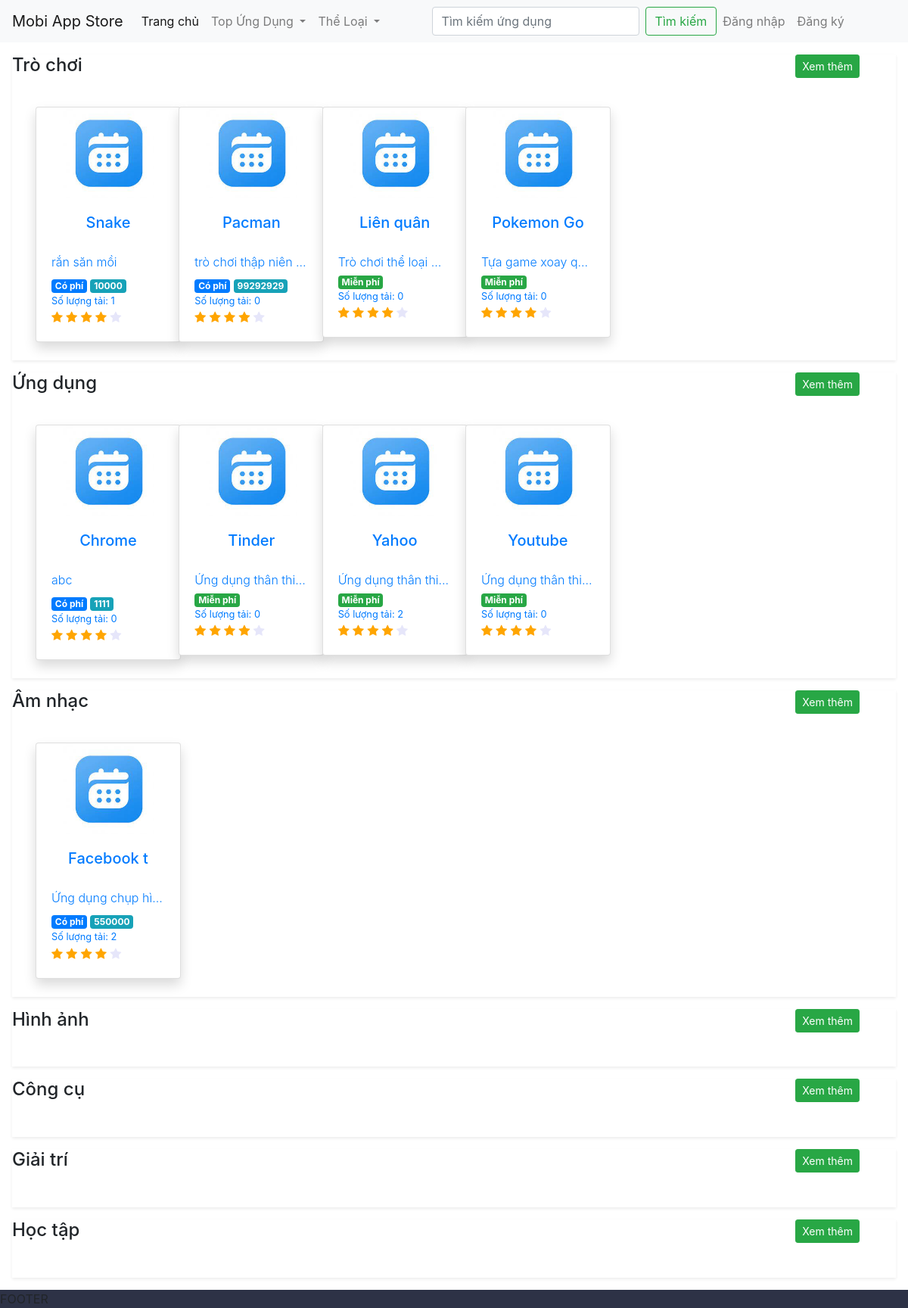
The page / on the database its author committed.
### tables this page shows
CREATE TABLE `categories` (
  `id` int(11) NOT NULL,
  `name` varchar(20) NOT NULL
);

CREATE TABLE `apps` (
  `id` int(11) NOT NULL,
  `name` varchar(50) NOT NULL,
  `icon` varchar(256) DEFAULT NULL COMMENT 'Link icon image',
  `images` varchar(500) DEFAULT NULL COMMENT 'List link images',
  `short_description` varchar(256) DEFAULT NULL,
  `detail_description` varchar(500) DEFAULT NULL,
  `price` int(11) DEFAULT NULL COMMENT 'Giá app',
  `status` tinyint(4) NOT NULL DEFAULT '0' COMMENT '0: bản nháp, 1: Đang chờ duyệt, 2: Đã được duyệt, 3: Đã gỡ, 4: Bị từ chối',
  `download_location` varchar(500) DEFAULT NULL COMMENT 'Link download',
  `size` int(11) DEFAULT NULL COMMENT 'Kích thước tập tin',
  `average_rate` tinyint(4) DEFAULT NULL COMMENT 'Đánh giá trung bình (thang điểm 5 sao)',
  `created_time` datetime NOT NULL,
  `created_by` int(11) NOT NULL COMMENT 'id account',
  `updated_time` datetime NOT NULL DEFAULT CURRENT_TIMESTAMP,
  `category_id` int(11) NOT NULL
);

### __/Config/Config.php (called while the page is built)
<?php
class Config
{
    private static $config = [];
    public static function init()
    {
        self::$config = parse_ini_file(__DIR__ . DIRECTORY_SEPARATOR . 'dev-config.ini');
    }
    public static function get(string $key)
    {
        return self::$config[$key] ?? null;
    }
}

### __/Utility/AccountUtility.php (called while the page is built, shortened)
<?php
class AccountUtility
{
    private static $info = null;
    public static function isLogin()
    {
        return self::$info !== null;
    }
}

### index.php (the view, shortened to what this page needs)
<html>
<head>
<?php require_once __DIR__ . '/layout/head.php' ?>
<?php require_once __DIR__ . '/layout/header.php' ?>
</head>
<?php
    $pdo = Common::getPdo();
    $DOMAIN_URL = Config::get('publicPath');
    $sql_get_category = "SELECT * from categories";
?>
    <body class="trangchu">
        <?php foreach($pdo->query($sql_get_category) as $v){
            $url_more = $DOMAIN_URL."app/app-listing.php?category=".$v['id']."&category_name=".$v['name'];
        ?>
            <div class="category shadow-sm m-3 pb-2">
                <div class="clearfix">
                    <h4 class="float-left"><?=$v['name']?></h4>
                    <a type="button" class="btn btn-success btn-sm mr-5 float-right"
                        href="<?=$url_more?>">
                        Xem thêm
                    </a>
                </div>
                <div class="row app-items m-3">
                    <?php
                        $sql_condition = '';
                        $category_id = $v['id'];
                        $sql_get_app = "SELECT a.*, count(app_id) as cnt_dow_app from apps a
                                        left join app_purchased_history p on a.id = p.app_id
                                        where status = 2 and a.category_id = $category_id $sql_condition
                                        GROUP by id order by a.id desc limit 6";
                        foreach($pdo->query($sql_get_app) as $v2){
                    ?>
                        <div class="col-sm-4 col-md-3 col-lg-2 ">
                            <div class="card shadow mt-3 bg-white rounded" style="width: 12rem;">
                                <a href="<?=$DOMAIN_URL.'app/detail.php?id='.$v2['id']?>" class="text-decoration-none">
                                    <div class="app-logo mx-auto ">
                                        <img src="<?=$DOMAIN_URL.'public/'.$v2['icon']?>" class="card-img-top" >
                                    </div>
                                    <div class="card-body">
                                        <h5 class="card-text text-center text-truncate-2lines"><?=$v2['name']?></h5>
                                        <h6 class="font-weight-light text-truncate"><?=$v2['short_description']?></h6>
                                        <?php if($v2['price'] > 0){ ?>
                                            <div class="badge badge-primary">Có phí</div>
                                            <div class="badge badge-info"><?=$v2['price']?></div>
                                        <?php }else{ ?>
                                            <div class="badge badge-success">Miễn phí</div>
                                        <?php } ?>
                                        <div class="font-weight-lighter">
                                            <small>Số lượng tải: <?=$v2['cnt_dow_app']?></small></div>
                                        <div class="rate-font">
                                            <span class="fa fa-star star-checked"></span>
                                            <span class="fa fa-star star-checked"></span>
                                            <span class="fa fa-star star-checked"></span>
                                            <span class="fa fa-star star-checked"></span>
                                            <span class="fa fa-star"></span>
                                        </div>
                                    </div>
                                </a>
                            </div>
                        </div>
                    <?php } ?>
                </div>
            </div>
        <?php } ?>
    </body>
<?php require_once __DIR__ . '/layout/footer.php' ?>
</html>

### layout/head.php (shortened to what this page needs)
<link rel="stylesheet" href="https://cdn.jsdelivr.net/npm/bootstrap@4.6.0/dist/css/bootstrap.min.css">
<link rel="stylesheet" href="https://cdnjs.cloudflare.com/ajax/libs/font-awesome/4.7.0/css/font-awesome.min.css">
<link rel="stylesheet" href="<?= Config::get('publicPath') ?>style.css">

### layout/header.php (shortened to what this page needs)
<html>
<head>
<?php
require_once __DIR__ . '/head.php' ?>
</head>
<?php
    $pdo = Common::getPdo();
    $sql_get_category = "SELECT * from categories";
    $DOMAIN_URL = Config::get('publicPath');
    $app_name_get = '';
?>
<div class="header mb-3">
    <nav class="navbar navbar-expand-lg navbar-light bg-light">
    <a class="navbar-brand" href="#">Mobi App Store</a>
    <div class="collapse navbar-collapse" id="navbarSupportedContent">
        <ul class="navbar-nav mr-auto">
        <li class="nav-item active">
            <a class="nav-link" href="<?=  Config::get('publicPath') ?>">Trang chủ <span class="sr-only">(current)</span></a>
        </li>
        <li class="nav-item dropdown">
            <a class="nav-link dropdown-toggle" href="#" id="navbarDropdown" role="button" data-toggle="dropdown" aria-haspopup="true" aria-expanded="false">
                Top Ứng Dụng
            </a>
        </li>
        <li class="nav-item dropdown">
            <a class="nav-link dropdown-toggle" href="#" id="navbarDropdown" role="button" data-toggle="dropdown" aria-haspopup="true" aria-expanded="false">
                Thể Loại
            </a>
                <?php foreach($pdo->query($sql_get_category) as $v){ ?>
                    <a class="dropdown-item" href="<?=$DOMAIN_URL?>app/app-listing.php?category=<?=$v['id']?>&category_name=<?=$v['name']?>"><?=$v['name']?></a>
                <?php } ?>
        </li>
        </ul>
        <form class="form-inline my-2 my-lg-0"  method="POST">
            <input class="form-control mr-sm-2" type="search" value="<?=$app_name_get?>"
                placeholder="Tìm kiếm ứng dụng" aria-label="Search" name="name_app">
            <button type="submit" class="btn btn-outline-success my-2 my-sm-0">Tìm kiếm</button>
        </form>
        <ul class="navbar-nav mr-auto">
            <?php if(AccountUtility::isLogin()) { ?>
                <li class="nav-item dropdown">
                <img class="avatar" src="<?=  Config::get('publicPath') . 'public/' . AccountUtility::get('avatar') ?>"></img>
                <a class="nav-link dropdown-toggle" href="#" id="navbarDropdown" role="button" data-toggle="dropdown" aria-haspopup="true" aria-expanded="false">
                    <?= AccountUtility::getFullName() ?>
                </a>
                <div class="dropdown-menu" aria-labelledby="navbarDropdown">
                <a class="dropdown-item" href="<?=  Config::get('publicPath') . 'account' ?>">Thông tin cá nhân</a>
                <a class="dropdown-item" href="<?=  Config::get('publicPath') . 'account/balance.php' ?>">Nạp tiền</a>
                <div class="dropdown-divider"></div>
                <a class="dropdown-item" href="<?=  Config::get('publicPath') . 'account/logout.php' ?>">Đăng xuất</a>
                </div>
            </li>
            <?php } else { ?>
            <a class="nav-link" href="<?=  Config::get('publicPath') . 'account/login.php' ?>">Đăng nhập</a>
            <a class="nav-link" href="<?=  Config::get('publicPath') . 'account/register.php' ?>">Đăng ký</a>
            <?php } ?>
        </ul>
    </div>
    </nav>
</div>

### layout/footer.php (shortened to what this page needs)
<div class="footer">
  <footer class="mt-3" style="background: #2d3246;">
  </footer>
</div>

### style.css (style rules this page uses)
.star-checked { color: orange; }
.rate-font { color: lavender; }
.text-truncate-2lines { display: -webkit-box; -webkit-line-clamp: 2; -webkit-box-orient: vertical; overflow: hidden; }
.card-text { min-height: 47px; }
.app-logo { width: 120px; height: 120px; }
body.trangchu .app-items img { max-width: 120px; height: auto; display: block; }

### rows shown on the page
categories: name "Trò chơi"
apps: icon (picture), name "Snake", short_description "rắn săn mồi", price "10000", cnt_dow_app "1"
apps: icon (picture), name "Pacman", short_description "trò chơi thập niên…", price "99292929", cnt_dow_app "0"
apps: icon (picture), name "Liên quân", short_description "Trò chơi thể loại…", price "Miễn phí", cnt_dow_app "0"
apps: icon (picture), name "Pokemon Go", short_description "Tựa game xoay q…", price "Miễn phí", cnt_dow_app "0"
categories: name "Ứng dụng"
apps: icon (picture), name "Chrome", short_description "abc", price "1111", cnt_dow_app "0"
apps: icon (picture), name "Tinder", short_description "Ứng dụng thân thi…", price "Miễn phí", cnt_dow_app "0"
apps: icon (picture), name "Yahoo", short_description "Ứng dụng thân thi…", price "Miễn phí", cnt_dow_app "2"
apps: icon (picture), name "Youtube", short_description "Ứng dụng thân thi…", price "Miễn phí", cnt_dow_app "0"
categories: name "Âm nhạc"
apps: icon (picture), name "Facebook t", short_description "Ứng dụng chụp hì…", price "550000", cnt_dow_app "2"
categories: name "Hình ảnh"
categories: name "Công cụ"
categories: name "Giải trí"
categories: name "Học tập"
